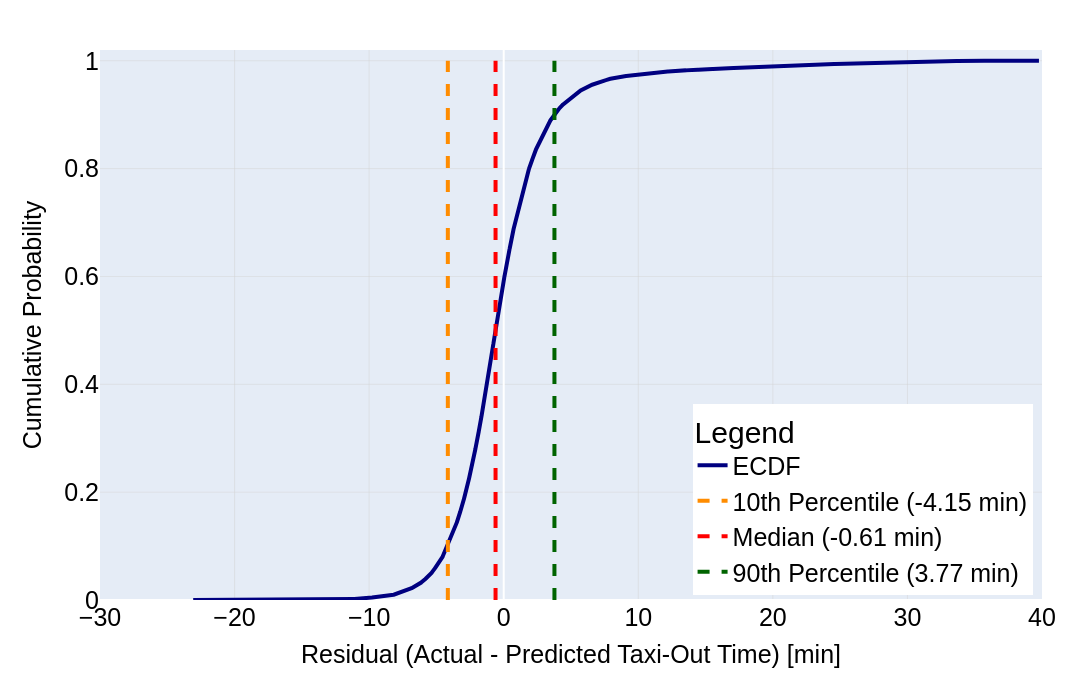

This figure's notebook cell:
### Markdown cell above
ECDF

### Code cell
# --- Parameters for fonts ---
font_family = "Arial"
font_colour = "black"

title_size = 35
axis_title_size = 25
axis_tick_size = 25
legend_title_size = 30
legend_font_size = 25

# Compute residuals
errors = y_true - y_pred

# ECDF
ecdf = ECDF(errors)

# Percentiles
q10, q50, q90 = np.percentile(errors, [10, 50, 90])

# Create figure
fig = go.Figure()

# ECDF curve
fig.add_trace(
    go.Scatter(
        x=ecdf.x,
        y=ecdf.y,
        mode="lines",
        name="ECDF",
        line=dict(
            width=4,
            color="navy"
        )
    )
)

# 10th percentile
fig.add_trace(
    go.Scatter(
        x=[q10, q10],
        y=[0, 1],
        mode="lines",
        name=f"10th Percentile ({q10:.2f} min)",
        line=dict(
            width=4,
            dash="dash",
            color="darkorange"
        ),
        showlegend=True
    )
)

# Median
fig.add_trace(
    go.Scatter(
        x=[q50, q50],
        y=[0, 1],
        mode="lines",
        name=f"Median ({q50:.2f} min)",
        line=dict(
            width=4,
            dash="dash",
            color="red"
        ),
        showlegend=True
    )
)

# 90th percentile
fig.add_trace(
    go.Scatter(
        x=[q90, q90],
        y=[0, 1],
        mode="lines",
        name=f"90th Percentile ({q90:.2f} min)",
        line=dict(
            width=4,
            dash="dash",
            color="darkgreen"
        ),
        showlegend=True
    )
)

# Layout styling
fig.update_layout(
    height=700,
    width=1500,
    margin=dict(t=50, b=100, l=100, r=50),

    title=None,

    font=dict(
        family=font_family,
        color=font_colour
    ),

    xaxis=dict(
        title="Residual (Actual - Predicted Taxi-Out Time) [min]",
        range=[-30, 40],
        fixedrange=True,
        title_font=dict(size=axis_title_size),
        tickfont=dict(size=axis_tick_size)
    ),

    yaxis=dict(
        title="Cumulative Probability",
        range=[0, 1.02],
        fixedrange=True,
        title_font=dict(size=axis_title_size),
        tickfont=dict(size=axis_tick_size)
    ),

    legend=dict(
        title="Legend",
        font=dict(size=legend_font_size),
        title_font=dict(size=legend_title_size),
        x=0.99,
        y=0.01,
        xanchor="right",
        yanchor="bottom"
    )
)

# Grid
fig.update_xaxes(
    showgrid=True,
    gridwidth=0.5,
    gridcolor="lightgrey"
)

fig.update_yaxes(
    showgrid=True,
    gridwidth=0.5,
    gridcolor="lightgrey"
)

fig.show()

fig.write_image("ECDF_Residuals.pdf")

### Figure 1 — Plotly figure (JSON) as saved in the notebook; plotly's stock layout.template omitted (floating-point values rounded to 4 significant figures; data arrays with more than 128 entries replaced by an {"elided": "..."} marker saying what was removed)
{"data": [{"line": {"color": "navy", "width": 4}, "mode": "lines", "name": "ECDF", "type": "scatter", "x": {"elided": "50867 float values"}, "y": {"elided": "50867 float values"}}, {"line": {"color": "darkorange", "dash": "dash", "width": 4}, "mode": "lines", "name": "10th Percentile (-4.15 min)", "showlegend": true, "type": "scatter", "x": [-4.152, -4.152], "y": [0, 1]}, {"line": {"color": "red", "dash": "dash", "width": 4}, "mode": "lines", "name": "Median (-0.61 min)", "showlegend": true, "type": "scatter", "x": [-0.6064, -0.6064], "y": [0, 1]}, {"line": {"color": "darkgreen", "dash": "dash", "width": 4}, "mode": "lines", "name": "90th Percentile (3.77 min)", "showlegend": true, "type": "scatter", "x": [3.769, 3.769], "y": [0, 1]}], "layout": {"font": {"color": "black", "family": "Arial"}, "height": 700, "legend": {"font": {"size": 25}, "title": {"font": {"size": 30}, "text": "Legend"}, "x": 0.99, "xanchor": "right", "y": 0.01, "yanchor": "bottom"}, "margin": {"b": 100, "l": 100, "r": 50, "t": 50}, "title": {}, "width": 1500, "xaxis": {"fixedrange": true, "gridcolor": "lightgrey", "gridwidth": 0.5, "range": [-30, 40], "showgrid": true, "tickfont": {"size": 25}, "title": {"font": {"size": 25}, "text": "Residual (Actual - Predicted Taxi-Out Time) [min]"}}, "yaxis": {"fixedrange": true, "gridcolor": "lightgrey", "gridwidth": 0.5, "range": [0, 1.02], "showgrid": true, "tickfont": {"size": 25}, "title": {"font": {"size": 25}, "text": "Cumulative Probability"}}}}
